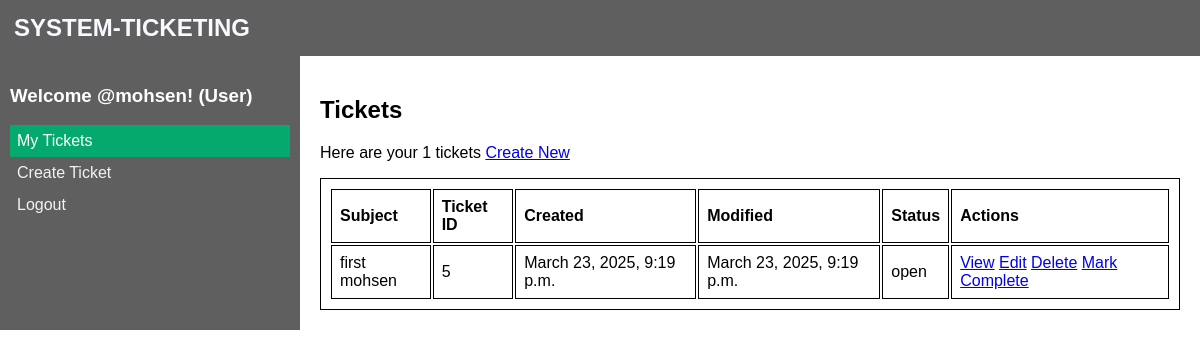
Screenshot of / (signed in) with the database file from the repository.
### tickets/models.py (models this page shows, shortened)
class Ticket(models.Model):
    STATUS = ('open', 'Open'), ('complete', 'Complete'), ('done', 'Done'), ('abandoned', 'Abandoned')
    ticketId    = models.AutoField(primary_key=True)
    subject     = models.CharField(max_length=200)
    description = models.TextField(null=True, blank=True)
    file        = models.FileField(upload_to='uploads/', null=True, blank=True)
    status      = models.CharField(max_length=50, default='Open', choices=STATUS)
    createdAt   = models.DateTimeField(auto_now_add=True)
    updatedAt   = models.DateTimeField(auto_now=True)
    user        = models.ForeignKey('auth.User', null=False, on_delete=models.CASCADE)
    comment     = models.TextField(null=True, blank=True)
    class Meta:
        ordering = ['-createdAt', '-updatedAt']

### tickets/views.py (the view)
# urls.py: 2. Add a URL to urlpatterns:  path('', views.home, name='home')
def home(request):
    user = request.user
    if user.is_authenticated:
        if user.is_superuser:
            tickets = Ticket.objects.all()
            tickets_count = tickets.count()
        else:
            tickets = user.ticket_set.all()
            tickets_count = tickets.count()
    else:
        tickets = ()
        tickets_count = 0
    context = {'user': user,
               'tickets': tickets,
               'tickets_count': tickets_count
               }
    return render(request, 'tickets/home.html', context)

### tickets/templates/tickets/home.html
{% extends 'main.html' %}
{% block content %}
<div class="home-container">
    <div class="sidebar">
        {% if user.is_authenticated %}
            <h3>Welcome @{{ user.username }}!
            {% if user.is_superuser %}
                (Administrator)
            {% else %}
                (User)
            {% endif %}
            </h3>
        {% endif %}
        <a href="/tickets" class="active">My Tickets</a>
        <a href="/craete_tickets">Create Ticket</a>
        {% if user.is_authenticated %}
        <a href="/logout" >Logout</a>
        {% endif %}
    </div>
    {% if user.is_authenticated %}
    <div class="content">
        <h2>Tickets</h2>
        <p>
            Here are your {{ tickets_count }} tickets
            <a href="/craete_tickets">Create New</a>
        </p>
        {% if user.is_superuser %}:
        <table>
            <tr>
                <th>User</th>
                <th>Subject</th>
                <th>Ticket ID</th>
                <th>Created</th>
                <th>Modified</th>
                <th>Status</th>
                <th>Actions</th>
            </tr>
            {% for ticket in tickets %}
                <tr>
                    <td>{{ ticket.user }}</td>
                    <td>{{ ticket.subject }}</td>
                    <td>{{ ticket.ticketId }}</td>
                    <td>{{ ticket.createdAt }}</td>
                    <td>{{ ticket.updatedAt }}</td>
                    <td>{{ ticket.status }}</td>
                    <td>
                        {% if ticket.status == 'open' %}
                            <a href="{% url 'view_ticket' ticket.ticketId %}">View</a>
                            <a href="{% url 'edit_ticket' ticket.ticketId %}">Edit</a>
                            <a href="{% url 'delete_ticket' ticket.ticketId %}">Delete</a>
                            <a href="{% url 'complete_ticket' ticket.ticketId %}">Mark Complete</a>
                        {% elif ticket.status == 'complete' %}
                            <a href="{% url 'view_ticket' ticket.ticketId %}">View</a>
                            <a href="{% url 'delete_ticket' ticket.ticketId %}">Delete</a>
                            <a href="{% url 'close_ticket' ticket.ticketId %}">Mark Done</a>
                        {% else %}
                            <a href="{% url 'view_ticket' ticket.ticketId %}">View</a>
                            <a href="{% url 'delete_ticket' ticket.ticketId %}">Delete</a>
                        {% endif %}
                    </td>
                </tr>
            {% endfor %}
        </table>
        {% else %}
            <table>
                <tr>
                    <th>Subject</th>
                    <th>Ticket ID</th>
                    <th>Created</th>
                    <th>Modified</th>
                    <th>Status</th>
                    <th>Actions</th>
                </tr>
                {% for ticket in tickets %}
                    <tr>
                        <td>{{ ticket.subject }}</td>
                        <td>{{ ticket.ticketId }}</td>
                        <td>{{ ticket.createdAt }}</td>
                        <td>{{ ticket.updatedAt }}</td>
                        <td>{{ ticket.status }}</td>
                        <td>
                            {% if ticket.status == 'open' %}
                                <a href="{% url 'view_ticket' ticket.ticketId %}">View</a>
                                <a href="{% url 'edit_ticket' ticket.ticketId %}">Edit</a>
                                <a href="{% url 'delete_ticket' ticket.ticketId %}">Delete</a>
                                <a href="{% url 'complete_ticket' ticket.ticketId %}">Mark Complete</a>
                            {% else %}
                                <a href="{% url 'view_ticket' ticket.ticketId %}">View</a>
                                <a href="{% url 'delete_ticket' ticket.ticketId %}">Delete</a>
                            {% endif %}
                        </td>
                    </tr>
                {% endfor %}
            </table>
        {% endif %}
    </div>
    {% else %}
        <h2>Please login to view your tickets</h2>
    {% endif %}
</div>
{% endblock %}

### templates/main.html (style rules this page uses)
body { font-family: Arial, sans-serif; margin: 0; padding: 0; }
table, th, td { border:1px solid black; text-align: left; table-layout: auto; padding: 8px; }
.home-container { display: grid; grid-template-columns: 1fr 3fr; }
.sidebar { background-color: rgb(95, 95, 95); color: white; padding: 10px; }
.sidebar a { display: block; color: #f2f2f2; text-align: left; padding: 7px 7px; text-decoration: none; }
.sidebar a.active { background-color: #04AA6D; color: white; }
.content { padding: 20px; }

### rows the page displays
Ticket: subject "first mohsen", ticketId "5", createdAt "March 23, 2025, 9:19 p.m.", updatedAt "March 23, 2025, 9:19 p.m.", status "open", shows "View"

### other values shown
{{ user.username }} "mohsen"
{{ tickets_count }} "1"
